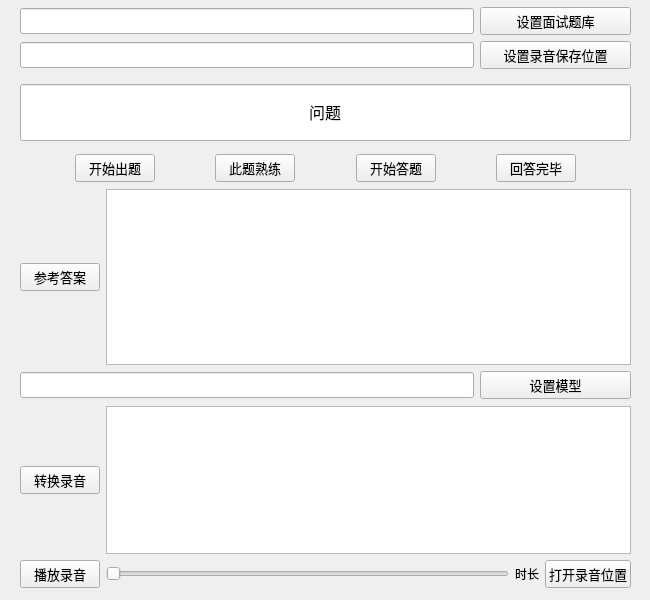
<?xml version="1.0" encoding="UTF-8"?>
<ui version="4.0">
 <class>MainWindow</class>
 <widget class="QMainWindow" name="MainWindow">
  <property name="geometry">
   <rect>
    <x>0</x>
    <y>0</y>
    <width>650</width>
    <height>600</height>
   </rect>
  </property>
  <property name="windowTitle">
   <string>MainWindow</string>
  </property>
  <widget class="QWidget" name="centralwidget">
   <widget class="QLineEdit" name="lineEdit">
    <property name="geometry">
     <rect>
      <x>20</x>
      <y>84</y>
      <width>611</width>
      <height>57</height>
     </rect>
    </property>
    <property name="font">
     <font>
      <family>微软雅黑</family>
      <pointsize>12</pointsize>
     </font>
    </property>
    <property name="text">
     <string>问题</string>
    </property>
    <property name="alignment">
     <set>Qt::AlignCenter</set>
    </property>
   </widget>
   <widget class="QWidget" name="layoutWidget">
    <property name="geometry">
     <rect>
      <x>20</x>
      <y>7</y>
      <width>611</width>
      <height>64</height>
     </rect>
    </property>
    <layout class="QVBoxLayout" name="verticalLayout">
     <item>
      <layout class="QHBoxLayout" name="horizontalLayout" stretch="6,2">
       <item>
        <widget class="QLineEdit" name="lineEdit_3">
         <property name="font">
          <font>
           <family>微软雅黑</family>
           <pointsize>10</pointsize>
          </font>
         </property>
        </widget>
       </item>
       <item>
        <widget class="QPushButton" name="pushButton_8">
         <property name="font">
          <font>
           <family>微软雅黑</family>
           <pointsize>10</pointsize>
          </font>
         </property>
         <property name="text">
          <string>设置面试题库</string>
         </property>
        </widget>
       </item>
      </layout>
     </item>
     <item>
      <layout class="QHBoxLayout" name="horizontalLayout_2" stretch="6,2">
       <property name="leftMargin">
        <number>0</number>
       </property>
       <item>
        <widget class="QLineEdit" name="lineEdit_2">
         <property name="font">
          <font>
           <family>微软雅黑</family>
           <pointsize>10</pointsize>
          </font>
         </property>
        </widget>
       </item>
       <item>
        <widget class="QPushButton" name="pushButton_7">
         <property name="font">
          <font>
           <family>微软雅黑</family>
           <pointsize>10</pointsize>
          </font>
         </property>
         <property name="text">
          <string>设置录音保存位置</string>
         </property>
        </widget>
       </item>
      </layout>
     </item>
    </layout>
   </widget>
   <widget class="QWidget" name="layoutWidget">
    <property name="geometry">
     <rect>
      <x>20</x>
      <y>154</y>
      <width>611</width>
      <height>28</height>
     </rect>
    </property>
    <layout class="QHBoxLayout" name="horizontalLayout_3">
     <item>
      <spacer name="horizontalSpacer_3">
       <property name="orientation">
        <enum>Qt::Horizontal</enum>
       </property>
       <property name="sizeHint" stdset="0">
        <size>
         <width>40</width>
         <height>20</height>
        </size>
       </property>
      </spacer>
     </item>
     <item>
      <widget class="QPushButton" name="pushButton">
       <property name="font">
        <font>
         <family>微软雅黑</family>
         <pointsize>10</pointsize>
        </font>
       </property>
       <property name="text">
        <string>开始出题</string>
       </property>
      </widget>
     </item>
     <item>
      <spacer name="horizontalSpacer_5">
       <property name="orientation">
        <enum>Qt::Horizontal</enum>
       </property>
       <property name="sizeHint" stdset="0">
        <size>
         <width>40</width>
         <height>20</height>
        </size>
       </property>
      </spacer>
     </item>
     <item>
      <widget class="QPushButton" name="pushButton_11">
       <property name="font">
        <font>
         <family>微软雅黑</family>
         <pointsize>10</pointsize>
        </font>
       </property>
       <property name="text">
        <string>此题熟练</string>
       </property>
      </widget>
     </item>
     <item>
      <spacer name="horizontalSpacer">
       <property name="orientation">
        <enum>Qt::Horizontal</enum>
       </property>
       <property name="sizeHint" stdset="0">
        <size>
         <width>40</width>
         <height>20</height>
        </size>
       </property>
      </spacer>
     </item>
     <item>
      <widget class="QPushButton" name="pushButton_2">
       <property name="font">
        <font>
         <family>微软雅黑</family>
         <pointsize>10</pointsize>
        </font>
       </property>
       <property name="text">
        <string>开始答题</string>
       </property>
      </widget>
     </item>
     <item>
      <spacer name="horizontalSpacer_2">
       <property name="orientation">
        <enum>Qt::Horizontal</enum>
       </property>
       <property name="sizeHint" stdset="0">
        <size>
         <width>40</width>
         <height>20</height>
        </size>
       </property>
      </spacer>
     </item>
     <item>
      <widget class="QPushButton" name="pushButton_3">
       <property name="font">
        <font>
         <family>微软雅黑</family>
         <pointsize>10</pointsize>
        </font>
       </property>
       <property name="text">
        <string>回答完毕</string>
       </property>
      </widget>
     </item>
     <item>
      <spacer name="horizontalSpacer_4">
       <property name="orientation">
        <enum>Qt::Horizontal</enum>
       </property>
       <property name="sizeHint" stdset="0">
        <size>
         <width>40</width>
         <height>20</height>
        </size>
       </property>
      </spacer>
     </item>
    </layout>
   </widget>
   <widget class="QWidget" name="layoutWidget">
    <property name="geometry">
     <rect>
      <x>20</x>
      <y>189</y>
      <width>611</width>
      <height>176</height>
     </rect>
    </property>
    <layout class="QHBoxLayout" name="horizontalLayout_4">
     <item>
      <widget class="QPushButton" name="pushButton_4">
       <property name="font">
        <font>
         <family>微软雅黑</family>
         <pointsize>10</pointsize>
        </font>
       </property>
       <property name="text">
        <string>参考答案</string>
       </property>
      </widget>
     </item>
     <item>
      <widget class="QTextEdit" name="textEdit">
       <property name="font">
        <font>
         <family>微软雅黑</family>
         <pointsize>10</pointsize>
        </font>
       </property>
      </widget>
     </item>
    </layout>
   </widget>
   <widget class="QWidget" name="layoutWidget">
    <property name="geometry">
     <rect>
      <x>20</x>
      <y>406</y>
      <width>611</width>
      <height>148</height>
     </rect>
    </property>
    <layout class="QHBoxLayout" name="horizontalLayout_5">
     <item>
      <widget class="QPushButton" name="pushButton_6">
       <property name="font">
        <font>
         <family>微软雅黑</family>
         <pointsize>10</pointsize>
        </font>
       </property>
       <property name="text">
        <string>转换录音</string>
       </property>
      </widget>
     </item>
     <item>
      <widget class="QTextEdit" name="textEdit_2">
       <property name="font">
        <font>
         <family>微软雅黑</family>
         <pointsize>10</pointsize>
        </font>
       </property>
      </widget>
     </item>
    </layout>
   </widget>
   <widget class="QWidget" name="layoutWidget">
    <property name="geometry">
     <rect>
      <x>20</x>
      <y>560</y>
      <width>611</width>
      <height>28</height>
     </rect>
    </property>
    <layout class="QHBoxLayout" name="horizontalLayout_6">
     <item>
      <widget class="QPushButton" name="pushButton_5">
       <property name="font">
        <font>
         <family>微软雅黑</family>
         <pointsize>10</pointsize>
        </font>
       </property>
       <property name="text">
        <string>播放录音</string>
       </property>
      </widget>
     </item>
     <item>
      <widget class="QSlider" name="horizontalSlider">
       <property name="orientation">
        <enum>Qt::Horizontal</enum>
       </property>
      </widget>
     </item>
     <item>
      <widget class="QLabel" name="label">
       <property name="text">
        <string>时长</string>
       </property>
      </widget>
     </item>
     <item>
      <widget class="QPushButton" name="pushButton_9">
       <property name="font">
        <font>
         <family>微软雅黑</family>
         <pointsize>10</pointsize>
        </font>
       </property>
       <property name="text">
        <string>打开录音位置</string>
       </property>
      </widget>
     </item>
    </layout>
   </widget>
   <widget class="QWidget" name="layoutWidget_2">
    <property name="geometry">
     <rect>
      <x>20</x>
      <y>371</y>
      <width>611</width>
      <height>28</height>
     </rect>
    </property>
    <layout class="QHBoxLayout" name="horizontalLayout_8" stretch="6,2">
     <item>
      <widget class="QLineEdit" name="lineEdit_5">
       <property name="font">
        <font>
         <family>微软雅黑</family>
         <pointsize>10</pointsize>
        </font>
       </property>
      </widget>
     </item>
     <item>
      <widget class="QPushButton" name="pushButton_10">
       <property name="font">
        <font>
         <family>微软雅黑</family>
         <pointsize>10</pointsize>
        </font>
       </property>
       <property name="text">
        <string>设置模型</string>
       </property>
      </widget>
     </item>
    </layout>
   </widget>
  </widget>
 </widget>
 <resources/>
 <connections/>
</ui>
